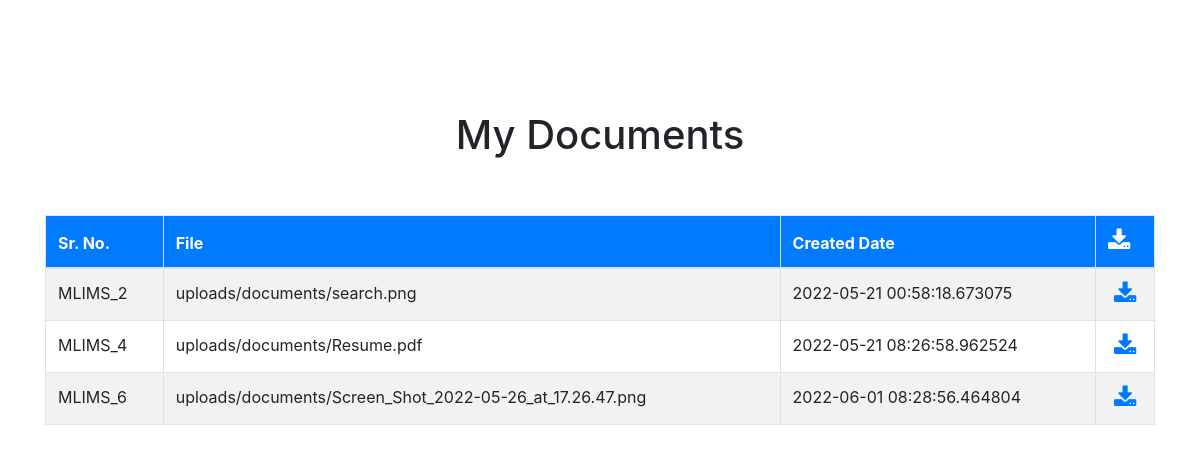
Screenshot of /uploads?cust_id=1 with the database file from the repository.
### models.py (models this page shows, shortened)
class Document(db.Model):
    id = db.Column("id", db.Integer, primary_key=True)
    path = db.Column(db.String(200))
    created_at = db.Column(db.DateTime(timezone=False), default=datetime.now)
    cust_id = db.Column(db.Integer, db.ForeignKey('customer.id'))

### main.py (the view)
@app.route("/uploads", methods=["GET"])
def show_uploads():
    documents = models.Document.query.filter_by(cust_id=request.args.get("cust_id")).all()
    app.logger.info(documents)
    return render_template("uploads.html", uploaded_files=documents)

### templates/uploads.html (shortened to what this page needs)
{% extends "head.html" %}
{% block main %}
    <div class="container">
        <div style="margin: 10% auto;">
            <h1 class="text-center" style="margin-bottom: 5%;">My Documents</h1>
            <div class="table-responsive-md">
                <table class="table table-striped table-bordered">
                    <thead class="bg-primary" style="color: white;">
                        <th>Sr. No.</th>
                        <th>File</th>
                        <th>Created Date</th>
                        <th><i class="fa fa-download" style="font-size:24px"></i></th>
                    </thead>
                    {% for file in uploaded_files %}
                    <tr>
                        <td>MLIMS_{{ file.id }}</td>
                        <td>{{ file.path }}</td>
                        <td>{{ file.created_at }}</td>
                        <td class="text-center"><a href="#"><i class="fa fa-download" style="font-size:24px"></i></a></td>
                    </tr>
                    {% endfor %}
                </table>
            </div>
        </div>
    </div>
{% endblock %}

### rows the page displays
Document: id "2", path "uploads/documents/search.png", created_at "2022-05-21 00:58:18.673075"
Document: id "4", path "uploads/documents/Resume.pdf", created_at "2022-05-21 08:26:58.962524"
Document: id "6", path "uploads/documents/Screen_Shot_2022-05-26_at_17.26.47.png", created_at "2022-06-01 08:28:56.464804"
